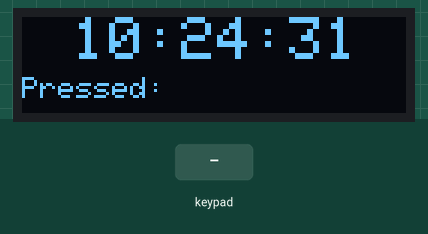
This sketch was run on a simulated Arduino Uno, built with avr-gcc and run on an emulated ATmega328P. Parts: 128×32 one-colour display. The test bench sets the inputs (shaded band). The local clock reads 2024-03-15 10:24:30 at power-on unless the sketch sets it; what the sketch prints to the serial monitor is not drawn.

Above: at 1.2 s.
1.3 s: key 'A' pressed
At 2.8 s:
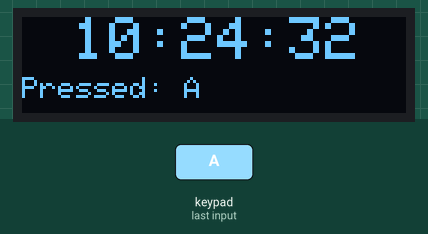
4.3 s: keypad keys 2 3 4 5 # pressed 0.4 s apart
At 6.4 s:
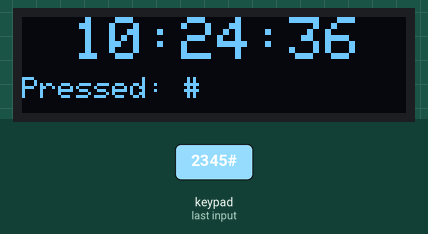
9.3 s: key '*' pressed
At 10.9 s:
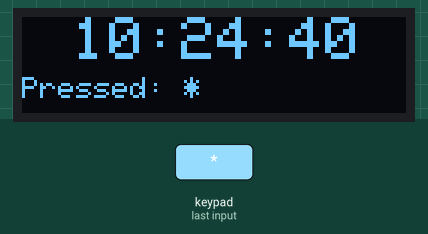
12.3 s: key 'B' pressed
At 13.9 s:
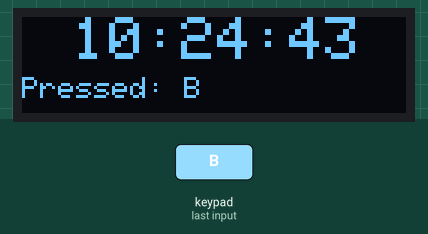
15.3 s: key 'D' pressed
At 17.0 s:
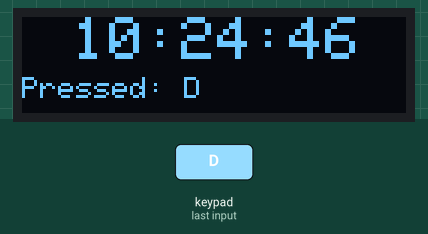
18.3 s: keypad keys 6 7 8 9 * pressed 0.4 s apart
At 20.0 s:
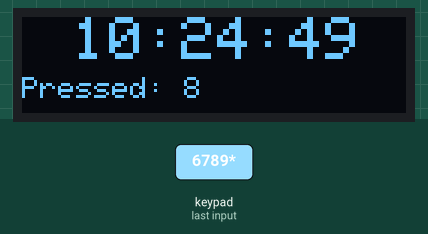
Timing chart, 0 to 21.5 s (numbered marks = the images above; inputs shaded):
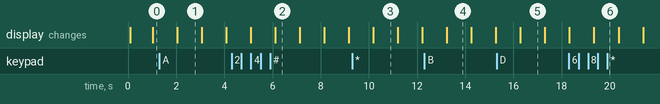

Measured:
- after the input at 1.3 s, the display: changes after 0.74 s (image 1)
- after the input at 4.3 s, the display: first changes after 0.79 s (image 2 shows a later state)
- after the input at 9.3 s, the display: changes after 0.88 s (image 3)
- after the input at 12.3 s, the display: changes after 0.93 s (image 4)
- after the input at 15.3 s, the display: changes after 0.99 s (image 5)
- what the display in image 1 shows lasts 1.1 s, from 2.0 s to 3.1 s

The sketch:

morze-alarm.ino
```cpp
#include <SPI.h>
#include <time.h>
#include <Wire.h>
#include <Adafruit_GFX.h>
#include <Adafruit_SSD1306.h>

#include <Keypad.h>

#include <RtcDS1302.h>


// CONNECTIONS:
// DS1302 CLK/SCLK --> 5
// DS1302 DAT/IO --> 4
// DS1302 RST/CE --> 2
// DS1302 VCC --> 3.3v - 5v
// DS1302 GND --> GND
ThreeWire myWire(A2, A1, A3);  // IO, SCLK, CE
RtcDS1302<ThreeWire> Rtc(myWire);

#define SCREEN_WIDTH 128
#define SCREEN_HEIGHT 32
#define OLED_RESET -1
#define SCREEN_ADDRESS 0x3C
Adafruit_SSD1306 display(SCREEN_WIDTH, SCREEN_HEIGHT, &Wire, OLED_RESET);


const byte ROWS = 4;  // Four rows
const byte COLS = 4;  // Four columns
char keys[ROWS][COLS] = {
  { 'A', '3', '2', '1' },
  { 'B', '6', '5', '4' },
  { 'C', '9', '8', '7' },
  { 'D', '#', '0', '*' }
};
byte rowPins[ROWS] = { 2, 3, 4, 5 };  // Connect to the row pinouts of the keypad
byte colPins[COLS] = { 6, 7, 8, 9 };  // Connect to the column pinouts of the keypad

Keypad keypad = Keypad(makeKeymap(keys), rowPins, colPins, ROWS, COLS);


#define PIN_BUZZER 11

int hour = 0;
int min = 0;
int sec = 0;
int msec = 0;

unsigned long lastTick = 0;

#define STATE_IDLE 0
#define STATE_EDIT 1
#define STATE_ALARM 2

int current_state = 0;
char current_state_name[20];


void setDate() {
  Serial.print("compiled: ");
  Serial.print(__DATE__);
  Serial.println(__TIME__);

  Rtc.Begin();

  RtcDateTime compiled = RtcDateTime(__DATE__, __TIME__);
  printDateTime(compiled);
  Serial.println();

  if (!Rtc.IsDateTimeValid()) {
    // Common Causes:
    //    1) first time you ran and the device wasn't running yet
    //    2) the battery on the device is low or even missing

    Serial.println("RTC lost confidence in the DateTime!");
    Rtc.SetDateTime(compiled);
  }

  if (Rtc.GetIsWriteProtected()) {
    Serial.println("RTC was write protected, enabling writing now");
    Rtc.SetIsWriteProtected(false);
  }

  if (!Rtc.GetIsRunning()) {
    Serial.println("RTC was not actively running, starting now");
    Rtc.SetIsRunning(true);
  }

  RtcDateTime now = Rtc.GetDateTime();
  if (now < compiled) {
    Serial.println("RTC is older than compile time!  (Updating DateTime)");
    Rtc.SetDateTime(compiled);
  } else if (now > compiled) {
    Serial.println("RTC is newer than compile time. (this is expected)");
  } else if (now == compiled) {
    Serial.println("RTC is the same as compile time! (not expected but all is fine)");
  }
}

void setup() {

  Serial.begin(9600);

  Serial.println("Starting...");

  setDate();
  pinMode(PIN_BUZZER, 11);

  // SSD1306_SWITCHCAPVCC = generate display voltage from 3.3V internally
  if (!display.begin(SSD1306_SWITCHCAPVCC, SCREEN_ADDRESS)) {
    Serial.println(F("SSD1306 allocation failed"));
    for (;;)
      ;  // Don't proceed, loop forever
  }

  display.setTextColor(SSD1306_WHITE);
}

int DISPLAY_INTERVAL = 1000;
unsigned long display_updated = 0;
char pressed_key;

void printDigits(uint8_t digits) {
  if (digits < 10) {
    display.print('0');
  }
  display.print(digits);
}

void loop() {

  char key1 = keypad.getKey();
  if (key1 != NO_KEY) {
    Serial.print("Key: ");
    Serial.println(key1);
    pressed_key = key1;
  }

  if (pressed_key == 'C') {
    Serial.println("Buzzer ON");
    tone(PIN_BUZZER, 100);
  } else {
    //Serial.println("Buzzer OFF");
    noTone(PIN_BUZZER);
  }

  // char key = keypad.getKey();
  // if (key != NO_KEY){
  //   debouncer.update();
  //   if (debouncer.fell()){
  //     Serial.println(key);
  //   }
  // }


  if (millis() > display_updated + DISPLAY_INTERVAL) {

    RtcDateTime nowTime = Rtc.GetDateTime();

    printDateTime(nowTime);
    Serial.println();

    display.setCursor(17, 0);
    display.clearDisplay();
    display.setTextSize(2);
    printDigits(nowTime.Hour());
    display.print(":");
    printDigits(nowTime.Minute());
    display.print(":");
    printDigits(nowTime.Second());
    display.setTextSize(1);
    if (!nowTime.IsValid()) {
      Serial.println("RTC lost confidence in the DateTime!");
      display.print("<- ERROR!");
    }

    display.setCursor(0, 20);
    display.print("Pressed: ");
    display.print(pressed_key);


    display.display();

    display_updated = millis();
  }
}

#define countof(a) (sizeof(a) / sizeof(a[0]))

void printDateTime(const RtcDateTime& dt) {
  char datestring[26];

  snprintf_P(datestring,
             countof(datestring),
             PSTR("%02u/%02u/%04u %02u:%02u:%02u"),
             dt.Month(),
             dt.Day(),
             dt.Year(),
             dt.Hour(),
             dt.Minute(),
             dt.Second());
  Serial.print(datestring);
}
```
